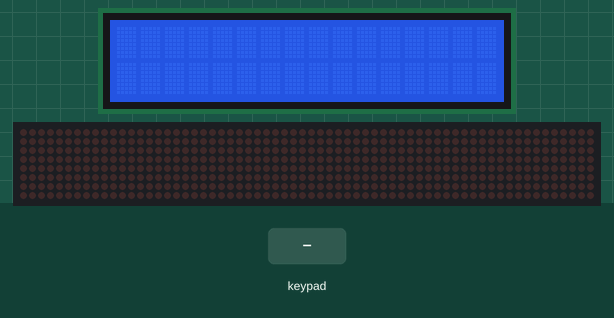
The sketch below on a simulated Arduino Uno, built with avr-gcc and run on an emulated ATmega328P. Shown: 16×2 character LCD, 64×8 LED matrix. Inputs (shaded band) come from the test bench. What the sketch prints to the serial monitor is not drawn.

Above: at 1.2 s.
1.3 s: keypad keys 7 + 5 = pressed 0.4 s apart
At 2.9 s:
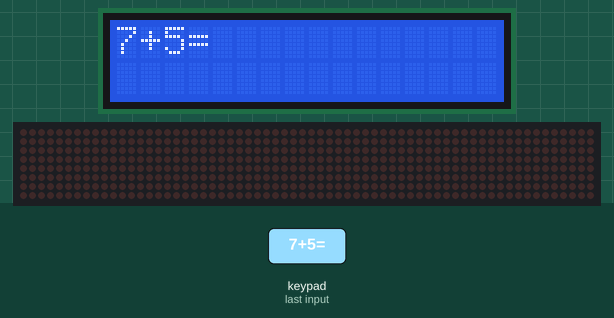
4.4 s: key '?' pressed
At 5.0 s:
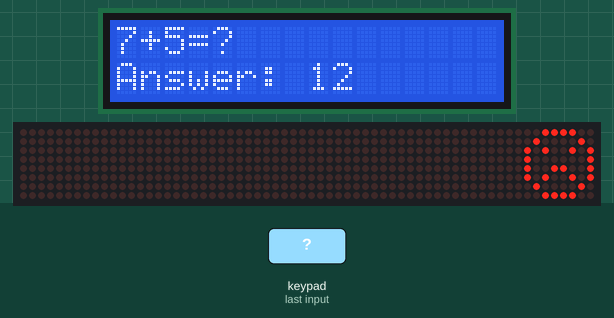
7.4 s: keypad keys 6 * 7 = pressed 0.4 s apart
At 8.9 s:
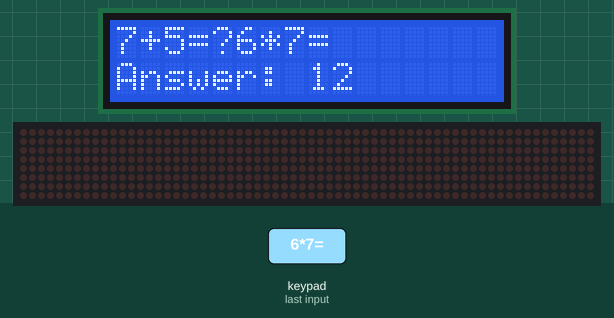
10.5 s: key 'C' pressed
At 11.6 s:
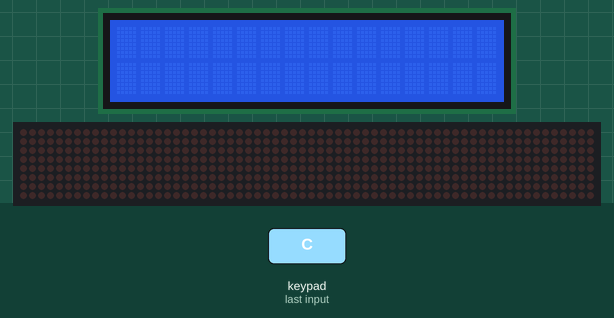
12.0 s: keypad keys 9 8 7 6 * pressed 0.4 s apart
At 15.0 s:
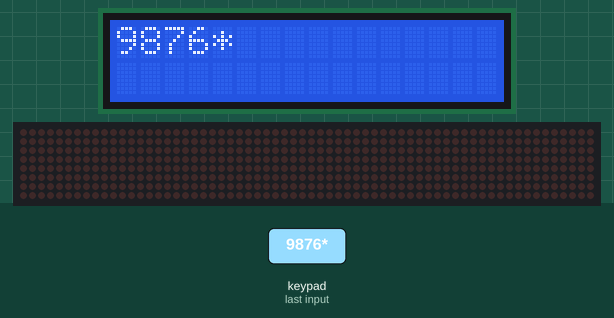
15.5 s: key '+' pressed
At 16.5 s:
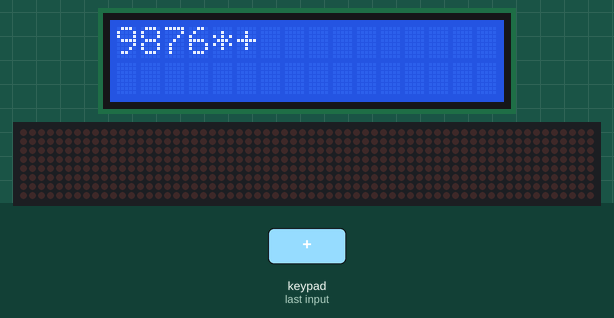
Timing chart, 0 to 18.0 s (numbered marks = the images above; inputs shaded):
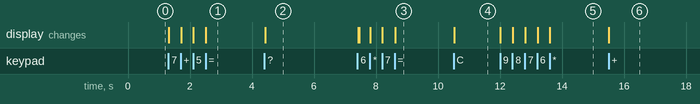

Measured:
- after the input at 1.3 s, the display: first changes at once (image 1 shows a later state)
- after the input at 4.4 s, the display: changes at once (image 2)
- after the input at 7.4 s, the display: first differs from a run without the input after 0.06 s (image 3 shows a later state)
- after the input at 10.5 s, the display: changes at once (image 4)
- after the input at 12.0 s, the display: first changes at once (image 5 shows a later state)
- after the input at 15.5 s, the display: changes at once (image 6)

The sketch:

2023-0503_CalculatorProject.ino
```cpp
#include <LedControl.h>
#include "binary.h"
#include <LiquidCrystal_I2C.h>
#include <Keypad.h>

LedControl lc=LedControl(10,12,11,0);
byte hf[8]= {B00111100,B01000010,B10100101,B10000001,B10100101,B10011001,B01000010,B00111100};
byte sf[8]= {B00111100,B01000010,B10100101,B10000001,B10011001,B10100101,B01000010,B00111100};

LiquidCrystal_I2C lcd(0x27,16,2);  // set the LCD address to 0x3F for a 16 chars and 2 line display

const byte ROWS = 4; //four rows
const byte COLS = 4; //four columns
char keys[ROWS][COLS] = {
  {'1','2','3','+'},
  {'4','5','6','-'},
  {'7','8','9','*'},
  {'C','0','=','?'}
};
byte rowPins[ROWS] = {9, 8, 7, 6}; //connect to the row pinouts of the keypad
byte colPins[COLS] = {5, 4, 3, 2}; //connect to the column pinouts of the keypad
//Create an object of keypad
Keypad keypad = Keypad( makeKeymap(keys), rowPins, colPins, ROWS, COLS );
String eqt = "";


void setup() {
  // put your setup code here, to run once:
  Serial.begin(9600);

  lcd.init();
  lcd.clear();
  lcd.backlight();

  lc.shutdown(0,false);
  lc.setIntensity(0,8);
  lc.clearDisplay(0);
}


void loop() {
  // put your main code here, to run repeatedly:
  lcd.setCursor(0,0);

  char key = keypad.getKey();// Read the key

  // Print if key pressed
  if (key){
    eqt.concat(key);
    Serial.print(key);
    lcd.print(eqt);

    if (key=='C'){
      lcd.clear();
      eqt = "";
    }

    if (key=='?'){

      int sign = 0;
      if(hasCharac("+")){
        sign = eqt.indexOf("+");
      }
      if(hasCharac("-")){
        sign = eqt.indexOf("-");
      }
      if(hasCharac("*")){
        sign = eqt.indexOf("*");
      }

      int equal = eqt.indexOf("=");

      String numA = eqt.substring(0,sign);
      String numB = eqt.substring(sign+1, equal);
      String user = eqt.substring(equal+1, eqt.length()-1);
      int a = numA.toInt();
      int b = numB.toInt();
      int use = user.toInt();

      int ans = 0;
      if(hasCharac("+")){
        ans = a + b;
      }
      if(hasCharac("-")){
        ans = a - b;
      }
      if(hasCharac("*")){
        ans = a * b;
      }

      lcd.setCursor(0,1);
      lcd.print("Answer: ");
      lcd.print(ans);

      bool check;
      if(ans==use){
        check = true;
        lc.setRow(0,0,hf[0]);
        lc.setRow(0,1,hf[1]);
        lc.setRow(0,2,hf[2]);
        lc.setRow(0,3,hf[3]);
        lc.setRow(0,4,hf[4]);
        lc.setRow(0,5,hf[5]);
        lc.setRow(0,6,hf[6]);
        lc.setRow(0,7,hf[7]);
        delay(3000);
        lc.clearDisplay(0);
      }else{
        check = false;
        lc.setRow(0,0,sf[0]);
        lc.setRow(0,1,sf[1]);
        lc.setRow(0,2,sf[2]);
        lc.setRow(0,3,sf[3]);
        lc.setRow(0,4,sf[4]);
        lc.setRow(0,5,sf[5]);
        lc.setRow(0,6,sf[6]);
        lc.setRow(0,7,sf[7]);
        delay(3000);
        lc.clearDisplay(0);
      }

      Serial.println(ans);
      Serial.println(check);
      Serial.println("");

    }
  }
}

bool hasCharac(String charac){
  if(eqt.indexOf(charac)>=0){
    return true;
  }else{
    return false;
  }
}
```
